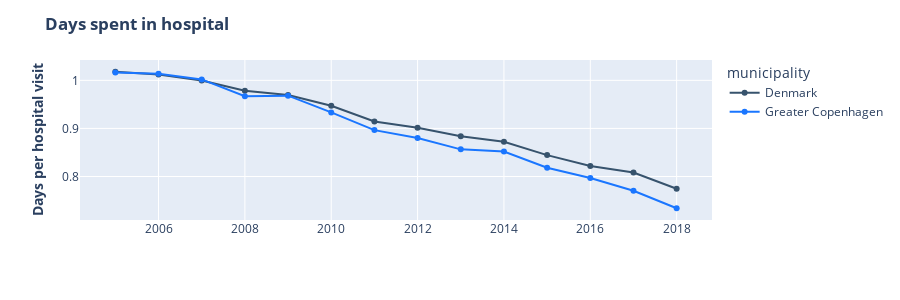

The code cell stored with this chart in its notebook:
### Code cell
# Group the data by 'year' and 'municipality', then calculate the sum of 'weighted_hosp_days_mun' for each group
df_hosp_days = df_cop_dk.groupby(['year', 'municipality'])['weighted_hosp_days_mun'].sum().reset_index(name='count')

# Create a line chart using Plotly Express, with 'year' on the x-axis, 'count' on the y-axis, and colored by 'municipality'
fig = px.line(df_hosp_days, x='year', y='count', color='municipality', markers=True, width=900, height=300)  # Adding markers to the line plot for better visibility of data points

# update line colors to rgb(55, 83, 109) for Denmark and rgb(26, 118, 255) for Greater Copenhagen
fig.update_traces(line_color='rgb(55, 83, 109)', selector=dict(name='Denmark'))
fig.update_traces(line_color='rgb(26, 118, 255)', selector=dict(name='Greater Copenhagen'))

# Edit the layout
fig.update_layout(title='<b>Days spent in hospital<b>',
                   xaxis_title='',
                   yaxis_title='<b>Days per hospital visit<b>')

fig.show()

### Figure 1 — Plotly figure (JSON) as saved in the notebook; plotly's stock layout.template omitted (floating-point values rounded to 4 significant figures)
{"data": [{"hovertemplate": "municipality=Denmark<br>year=%{x}<br>count=%{y}<extra></extra>", "legendgroup": "Denmark", "line": {"color": "rgb(55, 83, 109)", "dash": "solid"}, "marker": {"symbol": "circle"}, "mode": "markers+lines", "name": "Denmark", "orientation": "v", "showlegend": true, "type": "scatter", "x": [2005, 2006, 2007, 2008, 2009, 2010, 2011, 2012, 2013, 2014, 2015, 2016, 2017, 2018], "xaxis": "x", "y": [1.018, 1.012, 0.9998, 0.9782, 0.9695, 0.9472, 0.9145, 0.9014, 0.8838, 0.8723, 0.8445, 0.822, 0.8082, 0.7745], "yaxis": "y"}, {"hovertemplate": "municipality=Greater Copenhagen<br>year=%{x}<br>count=%{y}<extra></extra>", "legendgroup": "Greater Copenhagen", "line": {"color": "rgb(26, 118, 255)", "dash": "solid"}, "marker": {"symbol": "circle"}, "mode": "markers+lines", "name": "Greater Copenhagen", "orientation": "v", "showlegend": true, "type": "scatter", "x": [2005, 2006, 2007, 2008, 2009, 2010, 2011, 2012, 2013, 2014, 2015, 2016, 2017, 2018], "xaxis": "x", "y": [1.016, 1.013, 1.002, 0.9669, 0.9682, 0.9333, 0.8965, 0.8799, 0.8565, 0.8521, 0.8183, 0.7969, 0.7704, 0.734], "yaxis": "y"}], "layout": {"height": 300, "legend": {"title": {"text": "municipality"}, "tracegroupgap": 0}, "margin": {"t": 60}, "title": {"text": "<b>Days spent in hospital<b>"}, "width": 900, "xaxis": {"anchor": "y", "domain": [0, 1], "title": {"text": ""}}, "yaxis": {"anchor": "x", "domain": [0, 1], "title": {"text": "<b>Days per hospital visit<b>"}}}}
